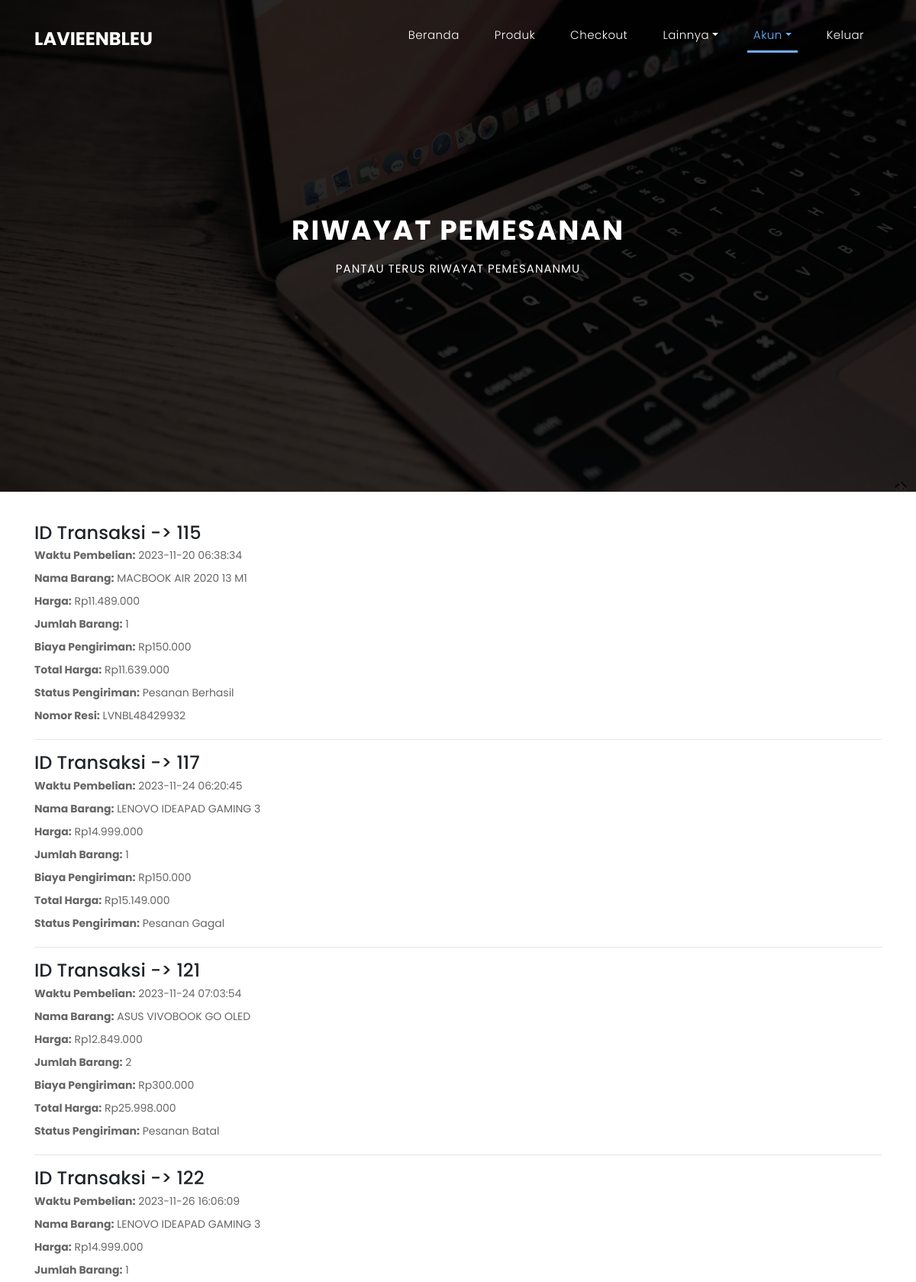
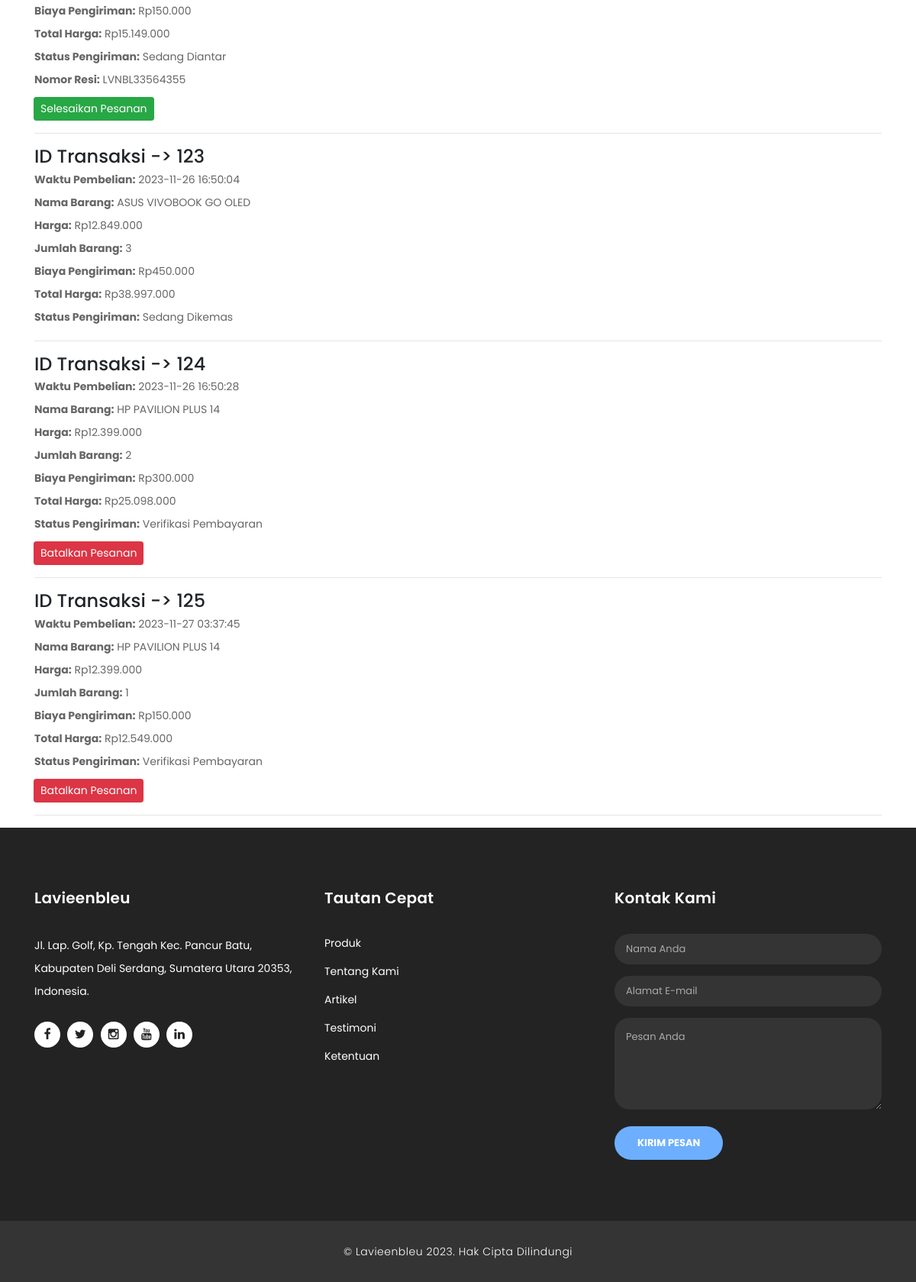
Screenshot of /orders.php (signed in) with the database file from the repository (2 pictures, top to bottom).
### tables this page shows
CREATE TABLE `transaksi` (
  `id_transaksi` int(100) NOT NULL,
  `nama_produk` varchar(40) NOT NULL,
  `harga` int(30) NOT NULL,
  `total_produk` int(255) NOT NULL,
  `ongkir` int(20) NOT NULL,
  `total_harga` int(30) NOT NULL,
  `tanggal` timestamp NOT NULL DEFAULT current_timestamp(),
  `email` varchar(255) NOT NULL,
  `status` varchar(50) NOT NULL DEFAULT 'Verifikasi Pembayaran',
  `no_resi` varchar(40) NOT NULL,
  `bukti` varchar(255) NOT NULL
);

### orders.php (the view, shortened to what this page needs)
<?php
	require_once("config/koneksi.php");
?>
<!DOCTYPE html>
<html lang="id">
  <head>
    <link href="vendor/bootstrap/css/bootstrap.min.css" rel="stylesheet">
    <link rel="stylesheet" href="assets/css/fontawesome.css">
    <link rel="stylesheet" href="assets/css/style.css">
    <link rel="stylesheet" href="assets/css/owl.css">
  </head>
  <body>
    <header class="">
      <nav class="navbar navbar-expand-lg">
        <div class="container">
          <a class="navbar-brand" href="index.php"><h2>Lavieenbleu</h2></a>
          <div class="collapse navbar-collapse" id="navbarResponsive">
            <ul class="navbar-nav ml-auto">
              <li class="nav-item">
                <a class="nav-link" href="index.php">Beranda
                </a>
              </li>
              <li class="nav-item">
                <a class="nav-link" href="products.php">Produk</a>
              </li>
              <li class="nav-item">
                <a class="nav-link" href="checkout.php">Checkout</a>
              </li>
              <li class="nav-item dropdown">
                <a class="dropdown-toggle nav-link" data-toggle="dropdown" href="#" role="button" aria-haspopup="true" aria-expanded="false">Lainnya</a>
              </li>
              <?php
              if(isset($_SESSION['valid'])) { ?>
              <li class="nav-item dropdown active">
                <a class="dropdown-toggle nav-link" data-toggle="dropdown" href="#" role="button" aria-haspopup="true" aria-expanded="false">Akun</a>
              </li>
              <li class="nav-item">
                  <a class="nav-link" href="logout.php">Keluar</a>
              <?php } ?>
            </ul>
          </div>
        </div>
      </nav>
    </header>
    <div class="page-heading header-text">
      <div class="container">
        <div class="row">
          <div class="col-md-12">
            <h1>RIWAYAT PEMESANAN</h1>
            <span>PANTAU TERUS RIWAYAT PEMESANANMU</span>
          </div>
        </div>
      </div>
    </div>
    <div class="row" style="margin-top:40px;">
      <div class="container">
        <?php
        $user = $_SESSION["valid"];
        $result = $koneksi->query("SELECT * from transaksi where email='" . $user . "'");
        if ($result) {
            while ($obj = $result->fetch_object()) {
                echo '<form method="POST" action="">';
                echo '<h4>ID Transaksi -> ' . $obj->id_transaksi . '</h4>';
                echo '<p><strong>Waktu Pembelian:</strong> ' . $obj->tanggal . '</p>';
                echo '<p><strong>Nama Barang:</strong> ' . $obj->nama_produk . '</p>';
                echo '<p><strong>Harga:</strong> Rp' . number_format($obj->harga, 0, ',', '.') . '</p>';
                echo '<p><strong>Jumlah Barang:</strong> ' . $obj->total_produk . '</p>';
                echo '<p><strong>Biaya Pengiriman:</strong> Rp' . number_format($obj->ongkir, 0, ',', '.') . '</p>';
                echo '<p><strong>Total Harga:</strong> Rp' . number_format($obj->total_harga, 0, ',', '.') . '</p>';
                echo '<p><strong>Status Pengiriman:</strong> ' . $obj->status . '</p>';
                if ($obj->status == 'Sedang Diantar' || $obj->status == 'Pesanan Berhasil') {
                echo '<p><strong>Nomor Resi:</strong> ' . $obj->no_resi . '</p>';
                }
                if ($obj->status == 'Verifikasi Pembayaran') { ?>
                    <button onclick="konfirmasiBatal()" style="margin-top: 8px; margin-left: -1px;" type="submit" name="batal"
                    class="btn btn-danger btn-sm">Batalkan Pesanan</button>
                <?php }
                if ($obj->status == 'Sedang Diantar') { ?>
                    <button onclick="konfirmasiSelesai()" style="margin-top: 8px; margin-left: -1px;" type="submit" name="selesai"
                    class="btn btn-success btn-sm">Selesaikan Pesanan</button>
                <?php } ?>
                </form>
              <p><hr></p> <?php
            }
        }
        ?>
      </div>
    </div>
    <footer>
      <div class="container">
        <div class="row">
          <div class="col-md-4 footer-item">
            <h4>Lavieenbleu</h4>
            <p>Jl. Lap. Golf, Kp. Tengah
              Kec. Pancur Batu, Kabupaten Deli Serdang,
              Sumatera Utara 20353, Indonesia.</p>
            <ul class="social-icons">
              <li><a href="https://facebook.com" target="_blank"><i class="fa fa-facebook"></i></a></li>
              <li><a href="https://www.x.com" target="_blank"><i class="fa fa-twitter"></i></a></li>
              <li><a href="https://instagram.com" target="_blank"><i class="fa fa-instagram"></i></a></li>
              <li><a href="https://youtube.com" target="_blank"><i class="fa fa-youtube"></i></a></li>
              <li><a href="https://linkedin.com" target="_blank"><i class="fa fa-linkedin"></i></a></li>
            </ul>
          </div>
          <div class="col-md-4 footer-item">
            <h4>Tautan Cepat</h4>
            <ul class="menu-list">
              <li><a href="products.php">Produk</a></li>
              <li><a href="about.php">Tentang Kami</a></li>
              <li><a href="blog.php">Artikel</a></li>
              <li><a href="testimonials.php">Testimoni</a></li>
              <li><a href="terms.php">Ketentuan</a></li>
            </ul>
          </div>
          <div class="col-md-4 footer-item last-item">
          <h4>Kontak Kami</h4>
            <div class="contact-form">
              <form id="contact footer-contact" action="" method="post">
                <div class="row">
                  <div class="col-lg-12 col-md-12 col-sm-12">
                    <fieldset>
                      <input name="nama" type="text" class="form-control" id="nama" placeholder="Nama Anda">
                    </fieldset>
                  </div>
                  <div class="col-lg-12 col-md-12 col-sm-12">
                    <fieldset>
                      <input name="email" type="text" class="form-control" id="email" pattern="[^ @]*@[^ @]*" placeholder="Alamat E-mail" required="">
                    </fieldset>
                  </div>
                  <div class="col-lg-12">
                    <fieldset>
                      <textarea name="pesan" rows="6" class="form-control" id="pesan" placeholder="Pesan Anda" required=""></textarea>
                    </fieldset>
                  </div>
                  <div class="col-lg-12">
                    <fieldset>
                      <button type="submit" name="submit_kontak" id="submit_kontak" class="filled-button">Kirim Pesan</button>
                    </fieldset>
                  </div>
                </div>
              </form>
            </div>
          </div>
        </div>
      </div>
    </footer>
    <div class="sub-footer">
      <div class="container">
        <div class="row">
          <div class="col-md-12">
            <p>
                © Lavieenbleu 2023. Hak Cipta Dilindungi
            </p>
          </div>
        </div>
      </div>
    </div>
  </body>
</html>

### assets/css/style.css (style rules this page uses)
body { font-family: 'Poppins', sans-serif; overflow-x: hidden; text-rendering: optimizeLegibility; -webkit-font-smoothing: antialiased; -moz-osx-font-smoothing: grayscale; }
p { margin-bottom: 0px; font-size: 14px; color: #666666; line-height: 30px; }
a { text-decoration: none!important; }
ul { padding: 0; margin: 0; list-style: none; }
h1,h2,h3,h4,h5,h6 { margin: 0px; }
header { position: absolute; z-index: 99999; width: 100%; background-color: transparent!important; height: 80px; -webkit-transition: all 0.3s ease-in-out 0s; -moz-transition: all 0.3s ease-in-out 0s; -o-transition: all 0.3s ease-in-out 0s; transition: all 0.3s ease-in-out 0s; }
header .navbar { padding: 20px 0px; }
.navbar .navbar-brand { float: left; margin-top: 12px; outline: none; }
.navbar .navbar-brand h2 { color: #fff; text-transform: uppercase; font-size: 24px; font-weight: 700; -webkit-transition: all .3s ease 0s; -moz-transition: all .3s ease 0s; -o-transition: all .3s ease 0s; transition: all .3s ease 0s; }
#navbarResponsive { z-index: 999; }
.navbar-collapse { text-align: center; }
.navbar .navbar-nav .nav-item { margin: 0px 15px; }
.navbar .navbar-nav a.nav-link { text-transform: capitalize; font-size: 15px; font-weight: 300; letter-spacing: 0.5px; color: #fff; transition: all 0.5s; margin-top: 5px; }
.navbar .navbar-nav .nav-link:hover, .navbar .navbar-nav .active>.nav-link, .navbar .navbar-nav .nav-link.active, .navbar .navbar-nav .nav-link.show, .navbar .navbar-nav .show>.nav-link { color: #6daffe; border-bottom: 3px solid #6daffe; }
*, *:before, *:after { -webkit-box-sizing: border-box; box-sizing: border-box; -webkit-font-smoothing: antialiased; -moz-osx-font-smoothing: grayscale; }
footer { background-color: #232323; padding: 80px 0px; color: #fff; }
footer h4 { color: #fff; font-size: 20px; font-weight: 600; letter-spacing: 0.25px; margin-bottom: 35px; }
footer p { color: #fff; }
footer ul.social-icons { margin-top: 25px; }
footer ul.social-icons li { display: inline-block; margin-right: 5px; }
footer ul.social-icons li:last-child { margin-right: 0px; }
footer ul.social-icons li a { width: 34px; height: 34px; display: inline-block; line-height: 34px; text-align: center; background-color: #fff; color: #232323; border-radius: 50%; transition: all 0.3s; }
footer ul.menu-list li { margin-bottom: 13px; }
footer ul.menu-list li:last-child { margin-bottom: 0px; }
footer ul.menu-list li a { font-size: 14px; color: #fff; transition: all 0.3s; }
footer .contact-form input { border-radius: 20px; height: 40px; line-height: 40px; display: inline-block; padding: 0px 15px; color: #aaa!important; background-color: #343434; font-size: 13px; text-transform: none; box-shadow: none; border: none; margin-bottom: 15px; }
footer .contact-form textarea { border-radius: 20px; height: 120px; max-height: 200px; min-height: 120px; display: inline-block; padding: 15px; color: #aaa!important; background-color: #343434; font-size: 13px; text-transform: none; box-shadow: none; border: none; margin-bottom: 15px; }
footer .contact-form ::placeholder { color: #aaa; }
footer .contact-form button.filled-button { background-color: transparent; color: #fff; background-color: #6daffe; border: none; font-size: 13px; text-transform: uppercase; font-weight: 700; padding: 12px 30px; border-radius: 30px; display: inline-block; transition: all 0.3s; outline: none; box-shadow: none; text-shadow: none; cursor: pointer; }
.sub-footer { background-color: #343434; text-align: center; padding: 25px 0px; }
.sub-footer p { color: #fff; font-weight: 300; letter-spacing: 0.5px; }
.page-heading { text-align: center; background-image: url(../images/background.jpg); background-position: center center; background-repeat: no-repeat; background-size: cover; padding: 280px 270px; color: #fff; position: relative; }
.page-heading .container { position: relative; z-index: 2; }
.page-heading:before { content: ''; position: absolute; top: 0; left: 0; right: 0; bottom: 0; background-color: rgba(0,0,0,0.5); z-index: 1; }
.page-heading h1 { text-transform: capitalize; font-size: 36px; font-weight: 700; letter-spacing: 2px; margin-bottom: 18px; }
.page-heading span { font-size: 15px; text-transform: uppercase; letter-spacing: 1px; color: #fff; display: block; }
input { width: 300px; }

### rows the page displays
transaksi: id_transaksi "115", tanggal "2023-11-20 06:38:34", nama_produk "MACBOOK AIR 2020 13 M1", harga "11.489.000", total_produk "1", ongkir "150.000", total_harga "11.639.000", status "Pesanan Berhasil", no_resi "LVNBL48429932"
transaksi: id_transaksi "117", tanggal "2023-11-24 06:20:45", nama_produk "LENOVO IDEAPAD GAMING 3", harga "14.999.000", total_produk "1", ongkir "150.000", total_harga "15.149.000", status "Pesanan Gagal"
transaksi: id_transaksi "121", tanggal "2023-11-24 07:03:54", nama_produk "ASUS VIVOBOOK GO OLED", harga "12.849.000", total_produk "2", ongkir "300.000", total_harga "25.998.000", status "Pesanan Batal"
transaksi: id_transaksi "122", tanggal "2023-11-26 16:06:09", nama_produk "LENOVO IDEAPAD GAMING 3", harga "14.999.000", total_produk "1", ongkir "150.000", total_harga "15.149.000", status "Sedang Diantar", no_resi "LVNBL33564355", shows "Selesaikan Pesanan"
transaksi: id_transaksi "123", tanggal "2023-11-26 16:50:04", nama_produk "ASUS VIVOBOOK GO OLED", harga "12.849.000", total_produk "3", ongkir "450.000", total_harga "38.997.000", status "Sedang Dikemas"
transaksi: id_transaksi "124", tanggal "2023-11-26 16:50:28", nama_produk "HP PAVILION PLUS 14", harga "12.399.000", total_produk "2", ongkir "300.000", total_harga "25.098.000", status "Verifikasi Pembayaran", shows "Batalkan Pesanan"
transaksi: id_transaksi "125", tanggal "2023-11-27 03:37:45", nama_produk "HP PAVILION PLUS 14", harga "12.399.000", total_produk "1", ongkir "150.000", total_harga "12.549.000", status "Verifikasi Pembayaran", shows "Batalkan Pesanan"
